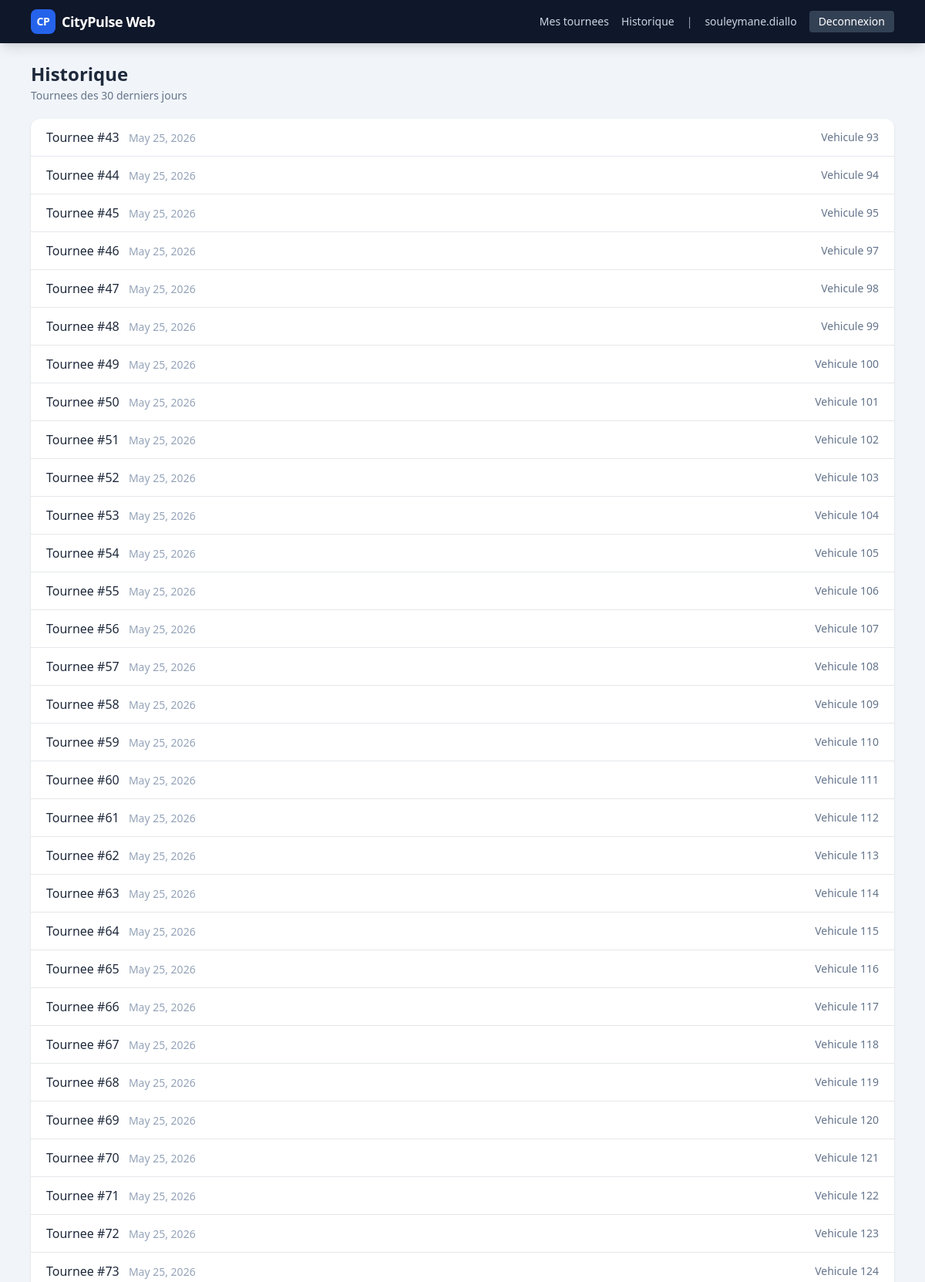
The app's page /driver/history/ (signed in, upper part) with its own data.
### apps/accounts/models.py (models this page shows)
class User(AbstractUser):
    class Role(models.TextChoices):
        DRIVER = "driver", "Driver"
        CLIENT = "client", "Client"
    role = models.CharField(max_length=20, choices=Role.choices, default=Role.CLIENT)
    phone = models.CharField(max_length=32, blank=True)
    desktop_id = models.CharField(max_length=64, blank=True)

### apps/routes/models.py (models this page shows, shortened)
class DriverRoute(models.Model):
    vehicle_id_ext = models.CharField(max_length=64)
    driver_id_ext = models.CharField(max_length=64)
    planned_date = models.DateField()
    stops_json = models.JSONField(default=list)
    driver = models.ForeignKey(
        settings.AUTH_USER_MODEL,
        on_delete=models.SET_NULL,
        null=True,
        blank=True,
        related_name="driver_routes",
    )
    created_at = models.DateTimeField(auto_now_add=True)

### apps/routes/views.py (the view)
# urls.py: path("driver/history/", views.driver_history, name="driver-history"),
@login_required(login_url="/driver/login/")
def driver_history(request):
    if not _is_driver(request.user):
        return redirect("/client/")
    start_date = timezone.localdate() - timedelta(days=30)
    routes = DriverRoute.objects.filter(planned_date__gte=start_date).order_by("-planned_date")
    return render(request, "driver/history.html", {"routes": routes})

### apps/routes/views.py (called while the page is built)
def _is_driver(user):
    return getattr(user, "role", "") == "driver" or user.is_staff

### templates/driver/history.html
{% extends "base.html" %}
{% block content %}
<div class="mb-5">
  <h1 class="text-2xl font-bold text-slate-800">Historique</h1>
  <p class="text-slate-500 text-sm mt-0.5">Tournees des 30 derniers jours</p>
</div>
<div class="bg-white rounded-xl shadow divide-y">
  {% for route in routes %}
  <a href="/driver/route/{{ route.id }}/"
     class="flex items-center justify-between px-5 py-3 hover:bg-slate-50 transition">
    <div>
      <span class="font-medium text-slate-800">Tournee #{{ route.id }}</span>
      <span class="text-slate-400 text-sm ml-2">{{ route.planned_date }}</span>
    </div>
    <span class="text-slate-500 text-sm">Vehicule {{ route.vehicle_id_ext|default:"—" }}</span>
  </a>
  {% empty %}
  <div class="px-5 py-8 text-center text-slate-400 text-sm">Aucun historique disponible.</div>
  {% endfor %}
</div>
{% endblock %}

### templates/base.html (shortened to what this page needs)
<!doctype html>
<html lang="fr">
<head>
  <script src="https://cdn.tailwindcss.com"></script>
  <link rel="stylesheet" href="https://unpkg.com/leaflet@1.9.4/dist/leaflet.css" />
</head>
<body class="bg-slate-100 min-h-screen flex flex-col">
  <header class="bg-slate-900 text-white shadow-lg">
    <div class="max-w-6xl mx-auto px-4 h-14 flex items-center justify-between">
      <a href="/" class="flex items-center gap-2 font-bold text-lg tracking-tight">
        <span class="inline-flex items-center justify-center w-8 h-8 rounded-lg bg-blue-600 text-white text-sm font-bold">CP</span>
        CityPulse Web
      </a>
      <nav class="flex items-center gap-4 text-sm">
        {% if user.is_authenticated %}
          {% if user.role == "driver" or user.is_staff %}
            <a href="/driver/" class="text-slate-300 hover:text-white transition">Mes tournees</a>
            <a href="/driver/history/" class="text-slate-300 hover:text-white transition">Historique</a>
          {% endif %}
          <span class="text-slate-400">|</span>
          <span class="text-slate-300 font-medium">{{ user.username }}</span>
          <a href="/logout/" class="bg-slate-700 hover:bg-slate-600 px-3 py-1 rounded text-white transition">Deconnexion</a>
        {% else %}
          <a href="/driver/login/" class="bg-blue-600 hover:bg-blue-700 px-3 py-1 rounded text-white transition">Chauffeur</a>
          <a href="/client/login/" class="bg-slate-600 hover:bg-slate-500 px-3 py-1 rounded text-white transition">Client</a>
        {% endif %}
      </nav>
    </div>
  </header>
  <main class="flex-1 max-w-6xl mx-auto px-4 py-6 w-full">
    {% block content %}{% endblock %}
  </main>
</body>
</html>

### records on screen
User: username "souleymane.diallo"
DriverRoute: id "43", planned_date "May 25, 2026", vehicle_id_ext "93"
DriverRoute: id "44", planned_date "May 25, 2026", vehicle_id_ext "94"
DriverRoute: id "45", planned_date "May 25, 2026", vehicle_id_ext "95"
DriverRoute: id "46", planned_date "May 25, 2026", vehicle_id_ext "97"
DriverRoute: id "47", planned_date "May 25, 2026", vehicle_id_ext "98"
DriverRoute: id "48", planned_date "May 25, 2026", vehicle_id_ext "99"
DriverRoute: id "49", planned_date "May 25, 2026", vehicle_id_ext "100"
DriverRoute: id "50", planned_date "May 25, 2026", vehicle_id_ext "101"
DriverRoute: id "51", planned_date "May 25, 2026", vehicle_id_ext "102"
DriverRoute: id "52", planned_date "May 25, 2026", vehicle_id_ext "103"
DriverRoute: id "53", planned_date "May 25, 2026", vehicle_id_ext "104"
DriverRoute: id "54", planned_date "May 25, 2026", vehicle_id_ext "105"
DriverRoute: id "55", planned_date "May 25, 2026", vehicle_id_ext "106"
DriverRoute: id "56", planned_date "May 25, 2026", vehicle_id_ext "107"
DriverRoute: id "57", planned_date "May 25, 2026", vehicle_id_ext "108"
DriverRoute: id "58", planned_date "May 25, 2026", vehicle_id_ext "109"
DriverRoute: id "59", planned_date "May 25, 2026", vehicle_id_ext "110"
DriverRoute: id "60", planned_date "May 25, 2026", vehicle_id_ext "111"
DriverRoute: id "61", planned_date "May 25, 2026", vehicle_id_ext "112"
DriverRoute: id "62", planned_date "May 25, 2026", vehicle_id_ext "113"
DriverRoute: id "63", planned_date "May 25, 2026", vehicle_id_ext "114"
DriverRoute: id "64", planned_date "May 25, 2026", vehicle_id_ext "115"
DriverRoute: id "65", planned_date "May 25, 2026", vehicle_id_ext "116"
DriverRoute: id "66", planned_date "May 25, 2026", vehicle_id_ext "117"
DriverRoute: id "67", planned_date "May 25, 2026", vehicle_id_ext "118"
DriverRoute: id "68", planned_date "May 25, 2026", vehicle_id_ext "119"
DriverRoute: id "69", planned_date "May 25, 2026", vehicle_id_ext "120"
DriverRoute: id "70", planned_date "May 25, 2026", vehicle_id_ext "121"
DriverRoute: id "71", planned_date "May 25, 2026", vehicle_id_ext "122"
DriverRoute: id "72", planned_date "May 25, 2026", vehicle_id_ext "123"
DriverRoute: id "73", planned_date "May 25, 2026", vehicle_id_ext "124"
